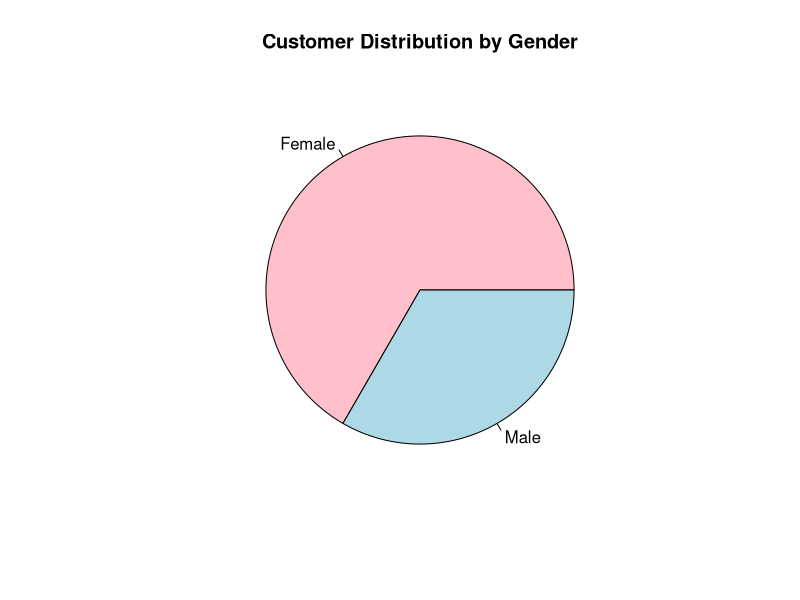

R code for this plot:
customer_data <- data.frame(
  Customer_ID = c(1, 2, 3),
  Age = c(28, 35, 42),
  Gender = c("Female", "Male", "Female"),
  Income = c(50000, 60000, 75000)
)

# Display Dataset
print(customer_data)
gender_count <- table(customer_data$Gender)

pie(
  gender_count,
  labels = names(gender_count),
  main = "Customer Distribution by Gender",
  col = c("pink", "lightblue")
)
